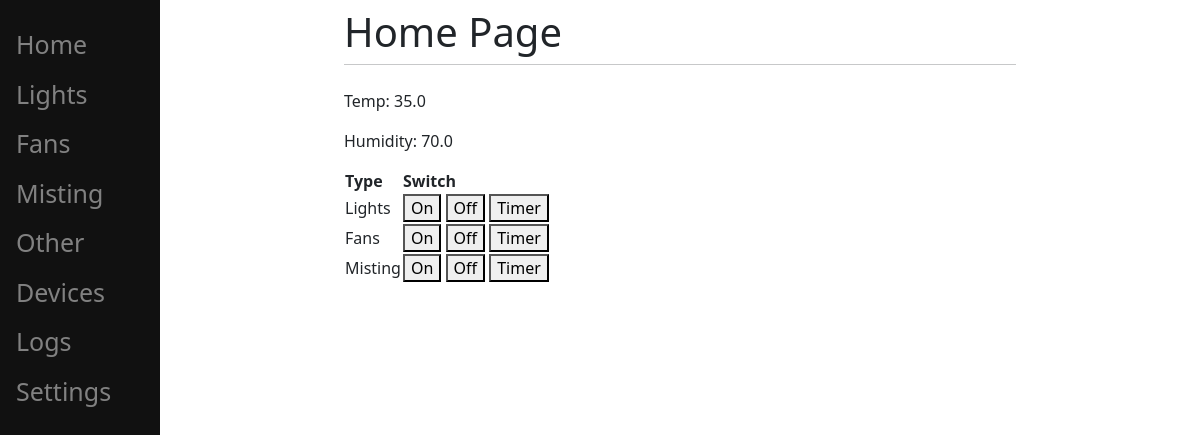
Before: / with the older database file.
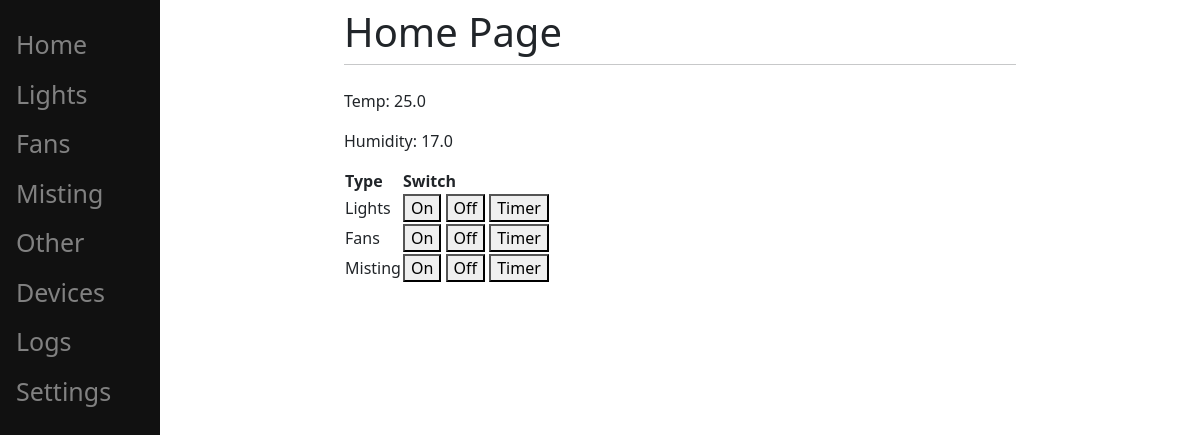
After: the same page with the newer database file.
### guiControl/models.py (models this page shows, shortened)
class Temp_humi_calls(models.Model):
    temp = models.FloatField(default=0.0)
    humidity = models.FloatField(default=0.0)
    read_time = models.TimeField(default=datetime.now)

### guiControl/views.py (the view, shortened to what this page needs)
# urls.py: path('', views.index, name='index'),
def index(response):
    switches = Terra_switches.objects.first() # TODO: Change this. When first installing there is nothing in the DB, not even 1 row.
    sensor_records = Temp_humi_calls.objects.last() # TODO: change to the last 10 calls
    return render(response, "guiControl/index.html", {'temp':sensor_records.temp , 'humi': sensor_records.humidity})

### guiControl/templates/guiControl/index.html (shortened to what this page needs)
{% extends 'guiControl/base.html' %}
{% block pageTitle %}Home Page{% endblock %}
{% block content %}
<p>Temp: {{temp}}</p>
<p>Humidity: {{humi}}</p>
<form method="post" ,action="#">
    <table>
        <tr>
            <th>Type</th>
            <th>Switch</th>
        </tr>
        <tr>
            <td>Lights</td>
            <td>
                <button type="submit" name="lights_switch_on" value="lights_switch_on">On</button>
                <button type="submit" name="lights_switch_off" value="lights_switch_off">Off</button>
                <button type="submit" name="lights_switch_timer" value="lights_switch_timer">Timer</button>
            </td>
        </tr>
        <tr>
            <td>Fans</td>
            <td>
                <button type="submit" name="fans_switch_timer" value="fans_switch_timer">On</button>
                <button type="submit" name="fans_switch_timer" value="fans_switch_timer">Off</button>
                <button type="submit" name="fans_switch_timer" value="fans_switch_timer">Timer</button>
            </td>
        </tr>
        <tr>
            <td>Misting</td>
            <td>
                <button type="submit" name="misting_switch_timer" value="misting_switch_timer">On</button>
                <button type="submit" name="misting_switch_timer" value="misting_switch_timer">Off</button>
                <button type="submit" name="misting_switch_timer" value="misting_switch_timer">Timer</button>
            </td>
        </tr>
    </table>
</form>
{% endblock %}

Changed rows visible on the page:
no longer on this page (row unchanged): Temp_humi_calls: temp "35.0", humidity "70.0"
added Temp_humi_calls: temp "25.0", humidity "17.0"
